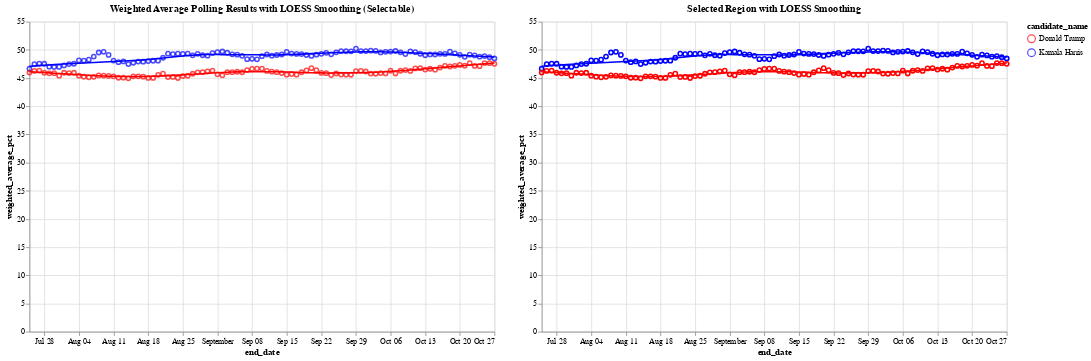

Write notebook code for a chart like this one.
### Markdown cell above
Let's look at the loess smoothed curve of this

### Code cell
# Define the color scale for the two candidates
color_scale = alt.Scale(domain=['Donald Trump', 'Kamala Harris'], range=['red', 'blue'])

# Step 1: Create a selection brush for the horizontal axis (end_date)
brush = alt.selection_interval(encodings=['x'])  # Brush selection on the x-axis

# Step 2: Create the base chart with points and LOESS smoothing (Chart 1)
base = alt.Chart(df_weighted_averages).mark_point().encode(
    x='end_date:T',
    y='weighted_average_pct:Q',
    color=alt.Color('candidate_name:N', scale=color_scale)
)

loess = base.transform_loess(
    'end_date', 'weighted_average_pct', groupby=['candidate_name'], bandwidth=0.3
).mark_line()

chart1 = (base + loess).add_params(
    brush  # Add the brush selection to Chart 1
).properties(
    title='Weighted Average Polling Results with LOESS Smoothing (Selectable)',
    width=600,
    height=400
)

# Step 3: Create the side-by-side chart that will show the selected region with tooltip

# Apply the same selection filter to both points and LOESS in chart2
selected_points = base.encode(
    opacity=alt.condition(brush, alt.value(1), alt.value(0)),  # Highlight only selected points
    tooltip=['end_date:T', 'candidate_name:N', 'weighted_average_pct:Q']  # Add tooltip for points
).transform_filter(
    brush  # Filter by brush selection
)

# Apply LOESS smoothing for the selected range
selected_loess = alt.Chart(df_weighted_averages).transform_loess(
    'end_date', 'weighted_average_pct', groupby=['candidate_name'], bandwidth=0.3
).mark_line().encode(
    x='end_date:T',
    y='weighted_average_pct:Q',
    color=alt.Color('candidate_name:N', scale=color_scale),
    tooltip=['end_date:T', 'candidate_name:N', 'weighted_average_pct:Q']
).transform_filter(
    brush  # Filter the LOESS line by the brush selection
)

# Combine selected points and LOESS for the second chart
chart2 = (selected_points + selected_loess).properties(
    title='Selected Region with LOESS Smoothing',
    width=600,
    height=400
)

# Combine the two charts side by side
final_chart = alt.hconcat(chart1, chart2)

# Display the final chart
final_chart.show()

### Figure 1 — Vega-Lite specification as saved in the notebook (floating-point values rounded to 4 significant figures; data arrays with more than 128 entries replaced by an {"elided": "..."} marker saying what was removed)
{"config": {"view": {"continuousWidth": 300, "continuousHeight": 300}}, "hconcat": [{"layer": [{"mark": {"type": "point"}, "encoding": {"color": {"field": "candidate_name", "scale": {"domain": ["Donald Trump", "Kamala Harris"], "range": ["red", "blue"]}, "type": "nominal"}, "x": {"field": "end_date", "type": "temporal"}, "y": {"field": "weighted_average_pct", "type": "quantitative"}}, "name": "view_1"}, {"mark": {"type": "line"}, "encoding": {"color": {"field": "candidate_name", "scale": {"domain": ["Donald Trump", "Kamala Harris"], "range": ["red", "blue"]}, "type": "nominal"}, "x": {"field": "end_date", "type": "temporal"}, "y": {"field": "weighted_average_pct", "type": "quantitative"}}, "transform": [{"loess": "weighted_average_pct", "on": "end_date", "bandwidth": 0.3, "groupby": ["candidate_name"]}]}], "height": 400, "title": "Weighted Average Polling Results with LOESS Smoothing (Selectable)", "width": 600}, {"layer": [{"mark": {"type": "point"}, "encoding": {"color": {"field": "candidate_name", "scale": {"domain": ["Donald Trump", "Kamala Harris"], "range": ["red", "blue"]}, "type": "nominal"}, "opacity": {"condition": {"param": "param_1", "value": 1}, "value": 0}, "tooltip": [{"field": "end_date", "type": "temporal"}, {"field": "candidate_name", "type": "nominal"}, {"field": "weighted_average_pct", "type": "quantitative"}], "x": {"field": "end_date", "type": "temporal"}, "y": {"field": "weighted_average_pct", "type": "quantitative"}}, "transform": [{"filter": {"param": "param_1"}}]}, {"mark": {"type": "line"}, "encoding": {"color": {"field": "candidate_name", "scale": {"domain": ["Donald Trump", "Kamala Harris"], "range": ["red", "blue"]}, "type": "nominal"}, "tooltip": [{"field": "end_date", "type": "temporal"}, {"field": "candidate_name", "type": "nominal"}, {"field": "weighted_average_pct", "type": "quantitative"}], "x": {"field": "end_date", "type": "temporal"}, "y": {"field": "weighted_average_pct", "type": "quantitative"}}, "transform": [{"loess": "weighted_average_pct", "on": "end_date", "bandwidth": 0.3, "groupby": ["candidate_name"]}, {"filter": {"param": "param_1"}}]}], "height": 400, "title": "Selected Region with LOESS Smoothing", "width": 600}], "data": {"name": "data-f92521cf025161dd51cfb730e19ccf07"}, "params": [{"name": "param_1", "select": {"type": "interval", "encodings": ["x"]}, "views": ["view_1"]}], "$schema": "https://vega.github.io/schema/vega-lite/v5.20.1.json", "datasets": {"data-f92521cf025161dd51cfb730e19ccf07": {"elided": "190 records"}}}
